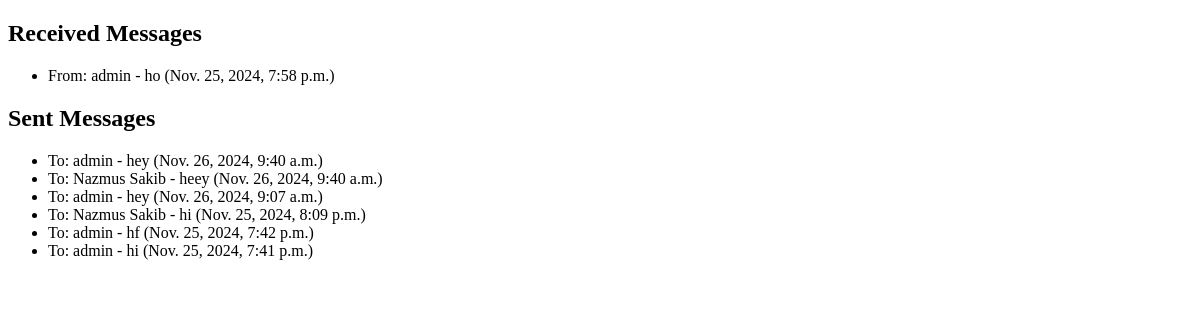
The app's page /messages/message_list/ (signed in), older data.
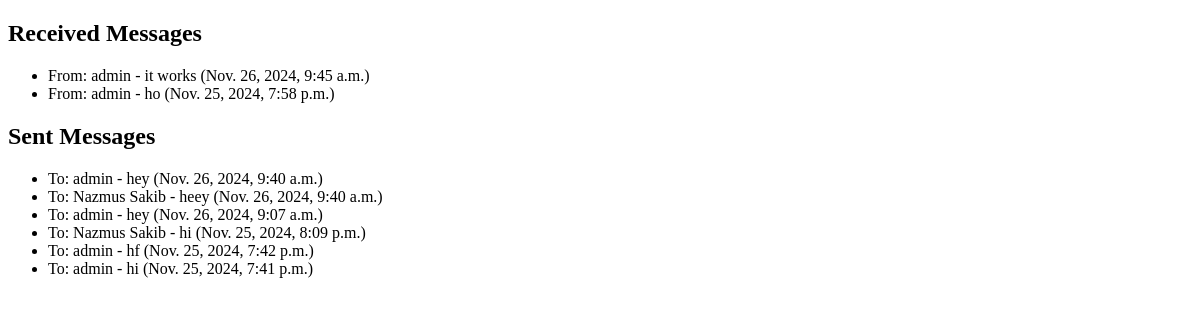
The same page, newer data.
### message/models.py (models this page shows, shortened)
class Message(models.Model):
    sender = models.ForeignKey(User, related_name="sent_messages", on_delete=models.CASCADE)
    receiver = models.ForeignKey(User, related_name="received_messages", on_delete=models.CASCADE)
    message = models.TextField()
    sent_time = models.DateTimeField(auto_now_add=True)
    is_read = models.BooleanField(default=False)

### message/views.py (the view)
# urls.py: path('message_list/', views.message_list, name='message_list'),
@login_required
def message_list(request):
    received_messages = Message.objects.filter(receiver=request.user).order_by('-sent_time')
    sent_messages = Message.objects.filter(sender=request.user).order_by('-sent_time')
    return render(request, 'message_list.html', {
        'received_messages': received_messages,
        'sent_messages': sent_messages,
    })

### templates/message_list.html (shortened to what this page needs)
<!DOCTYPE html>
<html lang="en">
<head>
</head>
<body>
    <h2>Received Messages</h2>
    <ul>
        {% for message in received_messages %}
            <li>
                From: {{ message.sender.username }} - {{ message.message }} ({{ message.sent_time }})
            </li>
        {% endfor %}
    </ul>
    <h2>Sent Messages</h2>
    <ul>
        {% for message in sent_messages %}
            <li>
                To: {{ message.receiver.username }} - {{ message.message }} ({{ message.sent_time }})
            </li>
        {% endfor %}
    </ul>
</body>
</html>

Row changes from the older to the newer data that the page shows:
added Message: sender.username "admin", message "it works", sent_time "Nov. 26, 2024, 9:45 a.m.", shown under "Received Messages"
